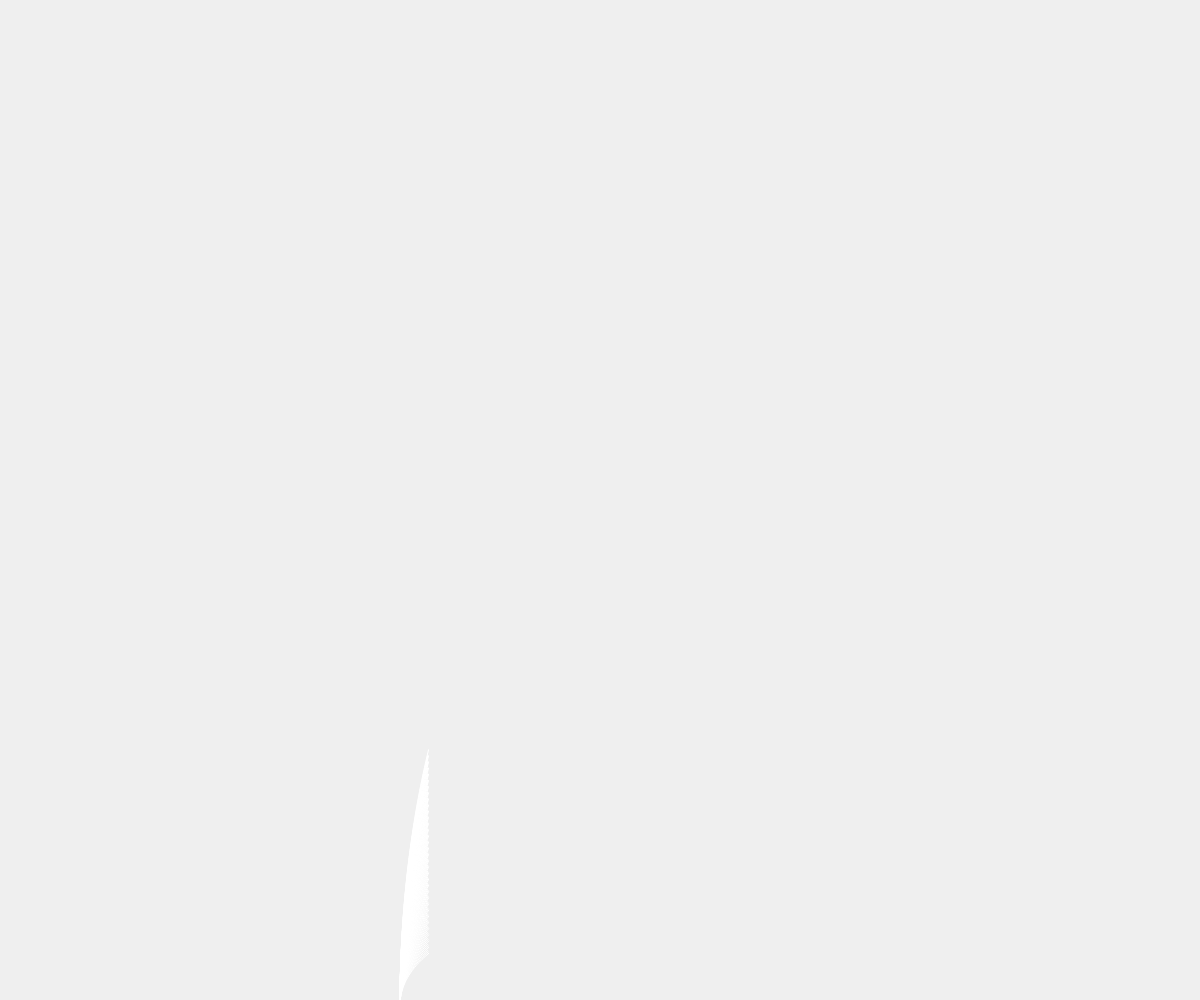
Frame 1 (no input)
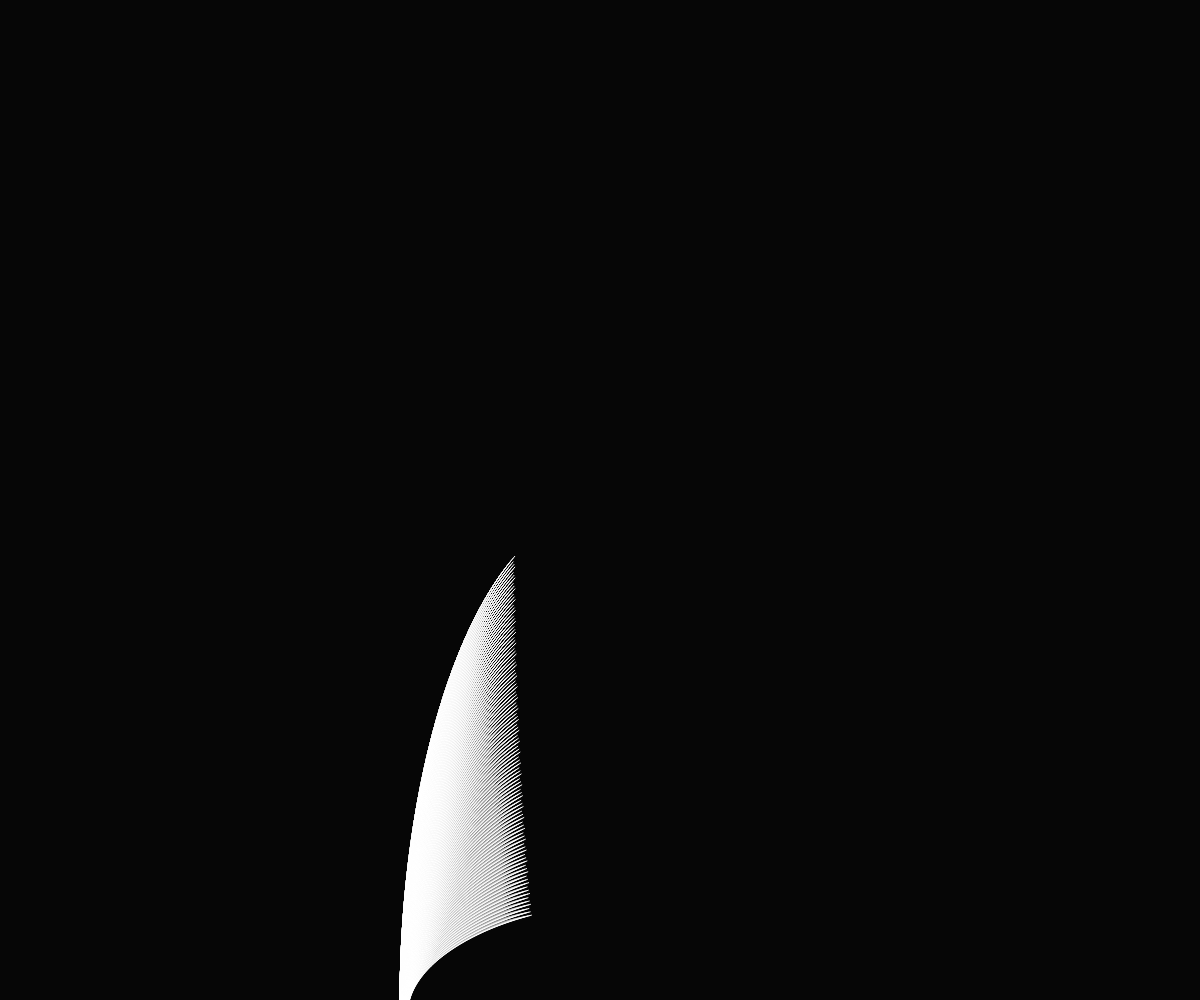
Frame 60 (no input)
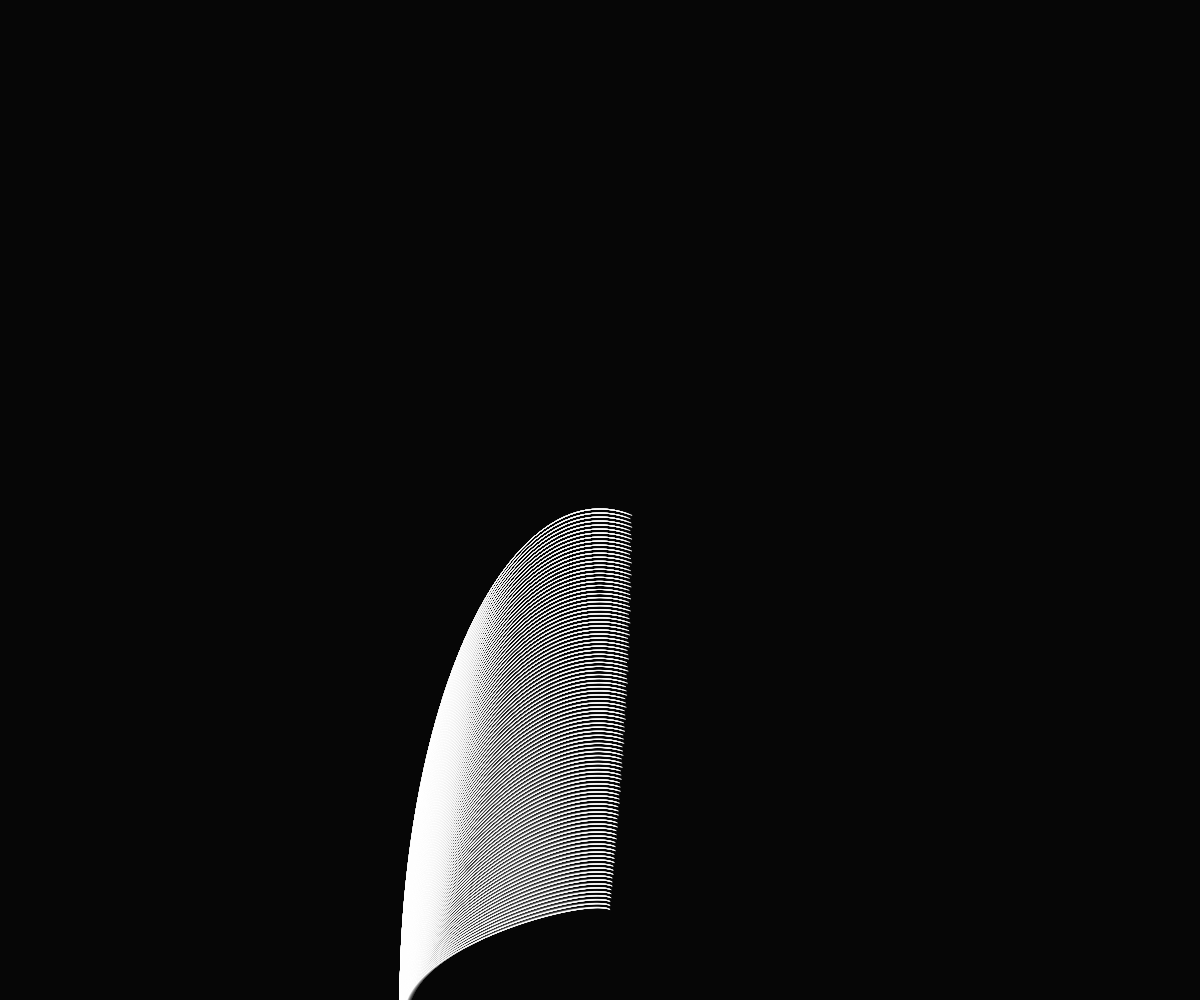
Frame 120 (the mouse pressed at the canvas centre since frame 60)

The p5.js sketch that drew these frames (run headless with seeded random() and noise() and a simulated clock; from frame 60 on, the mouse is pressed at the canvas centre):

// p5.js sketch
// ── sketch.js
function setup() {
  createCanvas(windowWidth, windowHeight);
}

function draw() {
  background(0, 16);
  let ir = 200
  let r = ir
  stroke(255)
  noFill()
  let s = 360
  let maxshapes = 100
  for (let shapes = maxshapes; shapes > 0; shapes--) {
    beginShape()
    //strokeWeight(shapes)
    for (let sides = 0; sides <= s / 3; sides++) {
      let ang = -sides * PI / s * 2 - PI / s

      let x = ir *
        sin(ang - frameCount * 0.01) *
        cos((shapes / maxshapes * ang * frameCount * 0.005)) +
        width / 2

      let y = r / 2 *
        cos(ang - frameCount * 0.01) *
          cos((shapes / maxshapes * ang * frameCount * 0.001)) +
        height + 5

      vertex(x, y)
    }
    endShape()
    r += ir * 4 / maxshapes
    s++
  }
}
